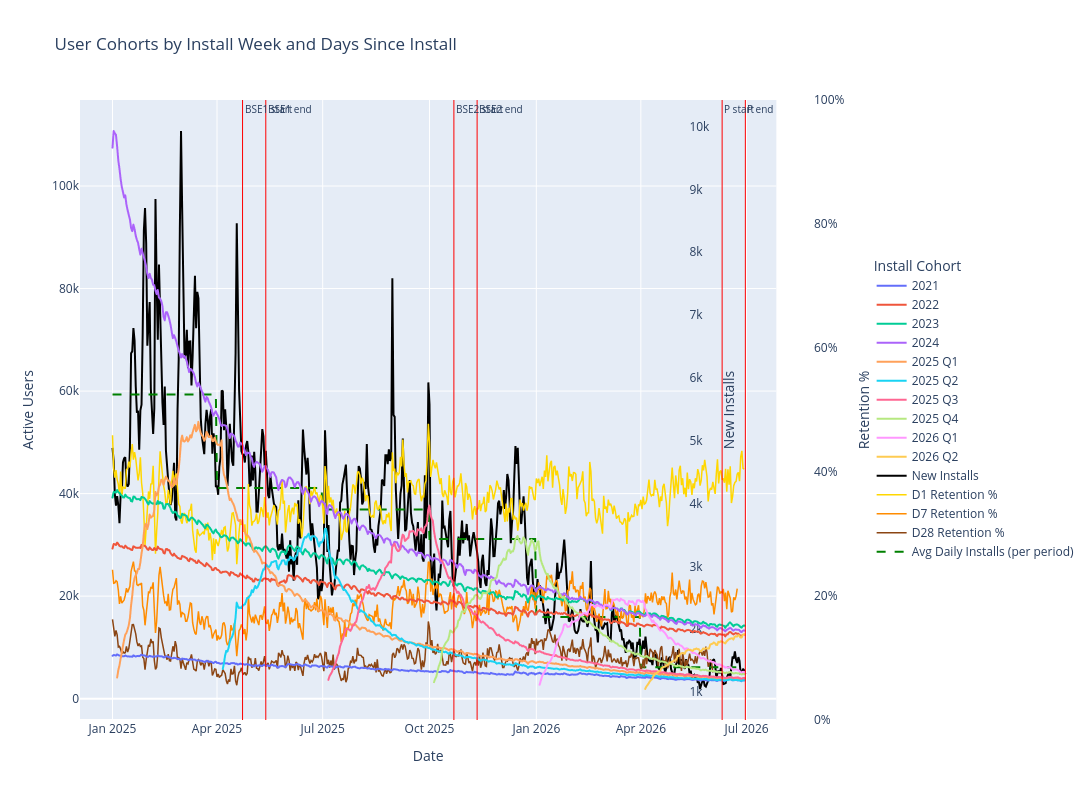

Notebook code for this chart:
### Markdown cell above
## 4. Timeline Charts

Full date-range view of DAU by install cohort, overlaid with:
- **New installs** (black, left-shifted right axis) and **avg daily installs per cohort period** (green dashed)
- **D1 / D7 / D28 retention %** (dotted, second right axis, 0–100%)
- Red reference lines marking the baseline and recent analysis windows

### Code cell
fig = px.line(
            cohort_data, 
            x='dt', 
            y='users', 
            color='install_dt_bin', 
            title='User Cohorts by Install Week and Days Since Install',
            labels={'dt': 'Date', 'users': 'Number of Users'},
            hover_data={'install_dt_bin': True, 'users': ':.0f'},)

fig.update_layout(xaxis_title='Date', 
                  yaxis_title='Number of Users', 
                  legend_title='Install Cohort',
                  height=800,
                  width=1500)

# --- New installs (right axis y2) ---
fig.add_trace(go.Scatter(
    x=new_installs_by_dt['dt'],
    y=new_installs_by_dt['new_installs'],
    mode='lines',
    name='New Installs',
    line=dict(color='black', width=2),
    yaxis='y2',
))

# --- Retention D1 / D7 / D28 (right axis y3) ---
retention_colors = {'D1': 'gold', 'D7': 'darkorange', 'D28': 'saddlebrown'}
for col, color in retention_colors.items():
    fig.add_trace(go.Scatter(
        x=retention_df['dt'],
        y=retention_df[col],
        mode='lines',
        name=f'{col} Retention %',
        line=dict(color=color, width=1.5, dash='solid'),
        yaxis='y3',
    ))

# --- Avg daily installs per install_dt_bin period (step line, y2) ---
new_installs_by_dt['install_dt_bin'] = new_installs_by_dt['dt'].apply(bin_install_dt)
avg_by_period = (
    new_installs_by_dt
    .groupby('install_dt_bin', observed=True)['new_installs']
    .mean()
    .rename('avg_new_installs')
)
avg_step = (
    new_installs_by_dt[['dt', 'install_dt_bin']]
    .merge(avg_by_period, on='install_dt_bin')
    .sort_values('dt')
)
fig.add_trace(go.Scatter(
    x=avg_step['dt'],
    y=avg_step['avg_new_installs'],
    mode='lines',
    name='Avg Daily Installs (per period)',
    line=dict(color='green', width=2, dash='dash'),
    yaxis='y2',
))

fig.update_layout(
    xaxis=dict(domain=[0, 0.95]),
    yaxis=dict(title='Active Users'),
    yaxis2=dict(
        title='New Installs',
        overlaying='y',
        side='right',
        anchor='free',
        position=0.83,
        showgrid=False,
    ),
    yaxis3=dict(
        title='Retention %',
        overlaying='y',
        side='right',
        anchor='free',
        position=1.0,
        range=[0, 100],
        showgrid=False,
        ticksuffix='%',
    ),
    legend=dict(
        orientation='v',
        yanchor='middle', y=0.5,
        xanchor='left', x=1.08,
    ),
    margin=dict(r=200),
)

ref_lines = [
    (b1_start.strftime('%Y-%m-%d'), 'BSE1 start'),
    (b1_end.strftime('%Y-%m-%d'),   'BSE1 end'),
    (b2_start.strftime('%Y-%m-%d'), 'BSE2 start'),
    (b2_end.strftime('%Y-%m-%d'),   'BSE2 end'),
    (recent_start.strftime('%Y-%m-%d'), 'P start'),
    (recent_end.strftime('%Y-%m-%d'),   'P end'),
]

for date_str, label in ref_lines:
    fig.add_vline(
        x=pd.Timestamp(date_str).timestamp() * 1000,
        line_width=1,
        line_color='red',
        annotation_text=label,
        annotation_position='top right',
        annotation_font_size=10,
    )

fig.show()

### Figure 1 — Plotly figure (JSON) as saved in the notebook; plotly's stock layout.template omitted (floating-point values rounded to 4 significant figures; data arrays with more than 128 entries replaced by an {"elided": "..."} marker saying what was removed)
{"data": [{"customdata": {"elided": "546x1 str values"}, "hovertemplate": "install_dt_bin=%{customdata[0]}<br>Date=%{x}<br>Number of Users=%{y:.0f}<extra></extra>", "legendgroup": "2021", "line": {"color": "#636efa", "dash": "solid"}, "marker": {"symbol": "circle"}, "mode": "lines", "name": "2021", "showlegend": true, "type": "scattergl", "x": {"elided": "546 str values"}, "xaxis": "x", "y": {"elided": "546 int values"}, "yaxis": "y"}, {"customdata": {"elided": "546x1 str values"}, "hovertemplate": "install_dt_bin=%{customdata[0]}<br>Date=%{x}<br>Number of Users=%{y:.0f}<extra></extra>", "legendgroup": "2022", "line": {"color": "#EF553B", "dash": "solid"}, "marker": {"symbol": "circle"}, "mode": "lines", "name": "2022", "showlegend": true, "type": "scattergl", "x": {"elided": "546 str values"}, "xaxis": "x", "y": {"elided": "546 int values"}, "yaxis": "y"}, {"customdata": {"elided": "546x1 str values"}, "hovertemplate": "install_dt_bin=%{customdata[0]}<br>Date=%{x}<br>Number of Users=%{y:.0f}<extra></extra>", "legendgroup": "2023", "line": {"color": "#00cc96", "dash": "solid"}, "marker": {"symbol": "circle"}, "mode": "lines", "name": "2023", "showlegend": true, "type": "scattergl", "x": {"elided": "546 str values"}, "xaxis": "x", "y": {"elided": "546 int values"}, "yaxis": "y"}, {"customdata": {"elided": "546x1 str values"}, "hovertemplate": "install_dt_bin=%{customdata[0]}<br>Date=%{x}<br>Number of Users=%{y:.0f}<extra></extra>", "legendgroup": "2024", "line": {"color": "#ab63fa", "dash": "solid"}, "marker": {"symbol": "circle"}, "mode": "lines", "name": "2024", "showlegend": true, "type": "scattergl", "x": {"elided": "546 str values"}, "xaxis": "x", "y": {"elided": "546 int values"}, "yaxis": "y"}, {"customdata": {"elided": "542x1 str values"}, "hovertemplate": "install_dt_bin=%{customdata[0]}<br>Date=%{x}<br>Number of Users=%{y:.0f}<extra></extra>", "legendgroup": "2025 Q1", "line": {"color": "#FFA15A", "dash": "solid"}, "marker": {"symbol": "circle"}, "mode": "lines", "name": "2025 Q1", "showlegend": true, "type": "scattergl", "x": {"elided": "542 str values"}, "xaxis": "x", "y": {"elided": "542 int values"}, "yaxis": "y"}, {"customdata": {"elided": "451x1 str values"}, "hovertemplate": "install_dt_bin=%{customdata[0]}<br>Date=%{x}<br>Number of Users=%{y:.0f}<extra></extra>", "legendgroup": "2025 Q2", "line": {"color": "#19d3f3", "dash": "solid"}, "marker": {"symbol": "circle"}, "mode": "lines", "name": "2025 Q2", "showlegend": true, "type": "scattergl", "x": {"elided": "451 str values"}, "xaxis": "x", "y": {"elided": "451 int values"}, "yaxis": "y"}, {"customdata": {"elided": "360x1 str values"}, "hovertemplate": "install_dt_bin=%{customdata[0]}<br>Date=%{x}<br>Number of Users=%{y:.0f}<extra></extra>", "legendgroup": "2025 Q3", "line": {"color": "#FF6692", "dash": "solid"}, "marker": {"symbol": "circle"}, "mode": "lines", "name": "2025 Q3", "showlegend": true, "type": "scattergl", "x": {"elided": "360 str values"}, "xaxis": "x", "y": {"elided": "360 int values"}, "yaxis": "y"}, {"customdata": {"elided": "269x1 str values"}, "hovertemplate": "install_dt_bin=%{customdata[0]}<br>Date=%{x}<br>Number of Users=%{y:.0f}<extra></extra>", "legendgroup": "2025 Q4", "line": {"color": "#B6E880", "dash": "solid"}, "marker": {"symbol": "circle"}, "mode": "lines", "name": "2025 Q4", "showlegend": true, "type": "scattergl", "x": {"elided": "269 str values"}, "xaxis": "x", "y": {"elided": "269 int values"}, "yaxis": "y"}, {"customdata": {"elided": "178x1 str values"}, "hovertemplate": "install_dt_bin=%{customdata[0]}<br>Date=%{x}<br>Number of Users=%{y:.0f}<extra></extra>", "legendgroup": "2026 Q1", "line": {"color": "#FF97FF", "dash": "solid"}, "marker": {"symbol": "circle"}, "mode": "lines", "name": "2026 Q1", "showlegend": true, "type": "scattergl", "x": {"elided": "178 str values"}, "xaxis": "x", "y": {"elided": "178 int values"}, "yaxis": "y"}, {"customdata": [["2026 Q2"], ["2026 Q2"], ["2026 Q2"], ["2026 Q2"], ["2026 Q2"], ["2026 Q2"], ["2026 Q2"], ["2026 Q2"], ["2026 Q2"], ["2026 Q2"], ["2026 Q2"], ["2026 Q2"], ["2026 Q2"], ["2026 Q2"], ["2026 Q2"], ["2026 Q2"], ["2026 Q2"], ["2026 Q2"], ["2026 Q2"], ["2026 Q2"], ["2026 Q2"], ["2026 Q2"], ["2026 Q2"], ["2026 Q2"], ["2026 Q2"], ["2026 Q2"], ["2026 Q2"], ["2026 Q2"], ["2026 Q2"], ["2026 Q2"], ["2026 Q2"], ["2026 Q2"], ["2026 Q2"], ["2026 Q2"], ["2026 Q2"], ["2026 Q2"], ["2026 Q2"], ["2026 Q2"], ["2026 Q2"], ["2026 Q2"], ["2026 Q2"], ["2026 Q2"], ["2026 Q2"], ["2026 Q2"], ["2026 Q2"], ["2026 Q2"], ["2026 Q2"], ["2026 Q2"], ["2026 Q2"], ["2026 Q2"], ["2026 Q2"], ["2026 Q2"], ["2026 Q2"], ["2026 Q2"], ["2026 Q2"], ["2026 Q2"], ["2026 Q2"], ["2026 Q2"], ["2026 Q2"], ["2026 Q2"], ["2026 Q2"], ["2026 Q2"], ["2026 Q2"], ["2026 Q2"], ["2026 Q2"], ["2026 Q2"], ["2026 Q2"], ["2026 Q2"], ["2026 Q2"], ["2026 Q2"], ["2026 Q2"], ["2026 Q2"], ["2026 Q2"], ["2026 Q2"], ["2026 Q2"], ["2026 Q2"], ["2026 Q2"], ["2026 Q2"], ["2026 Q2"], ["2026 Q2"], ["2026 Q2"], ["2026 Q2"], ["2026 Q2"], ["2026 Q2"], ["2026 Q2"], ["2026 Q2"], ["2026 Q2"]], "hovertemplate": "install_dt_bin=%{customdata[0]}<br>Date=%{x}<br>Number of Users=%{y:.0f}<extra></extra>", "legendgroup": "2026 Q2", "line": {"color": "#FECB52", "dash": "solid"}, "marker": {"symbol": "circle"}, "mode": "lines", "name": "2026 Q2", "showlegend": true, "type": "scattergl", "x": ["2026-04-05", "2026-04-06", "2026-04-07", "2026-04-08", "2026-04-09", "2026-04-10", "2026-04-11", "2026-04-12", "2026-04-13", "2026-04-14", "2026-04-15", "2026-04-16", "2026-04-17", "2026-04-18", "2026-04-19", "2026-04-20", "2026-04-21", "2026-04-22", "2026-04-23", "2026-04-24", "2026-04-25", "2026-04-26", "2026-04-27", "2026-04-28", "2026-04-29", "2026-04-30", "2026-05-01", "2026-05-02", "2026-05-03", "2026-05-04", "2026-05-05", "2026-05-06", "2026-05-07", "2026-05-08", "2026-05-09", "2026-05-10", "2026-05-11", "2026-05-12", "2026-05-13", "2026-05-14", "2026-05-15", "2026-05-16", "2026-05-17", "2026-05-18", "2026-05-19", "2026-05-20", "2026-05-21", "2026-05-22", "2026-05-23", "2026-05-24", "2026-05-25", "2026-05-26", "2026-05-27", "2026-05-28", "2026-05-29", "2026-05-30", "2026-05-31", "2026-06-01", "2026-06-02", "2026-06-03", "2026-06-04", "2026-06-05", "2026-06-06", "2026-06-07", "2026-06-08", "2026-06-09", "2026-06-10", "2026-06-11", "2026-06-12", "2026-06-13", "2026-06-14", "2026-06-15", "2026-06-16", "2026-06-17", "2026-06-18", "2026-06-19", "2026-06-20", "2026-06-21", "2026-06-22", "2026-06-23", "2026-06-24", "2026-06-25", "2026-06-26", "2026-06-27", "2026-06-28", "2026-06-29", "2026-06-30"], "xaxis": "x", "y": [1883, 2356, 2663, 3000, 3357, 3660, 3848, 4386, 4634, 4942, 5026, 5210, 5314, 5479, 5929, 6096, 6210, 6251, 6402, 6584, 6628, 7025, 7095, 7168, 7312, 7408, 7492, 7772, 8365, 8321, 8611, 8814, 8902, 8876, 8736, 9249, 9395, 9580, 9487, 9539, 9400, 9312, 9655, 9640, 9778, 9657, 9667, 9338, 9217, 9457, 9797, 9726, 9763, 9851, 9741, 9800, 10530, 10654, 10711, 10959, 10852, 10496, 10460, 11097, 10979, 11211, 11125, 11035, 10897, 10775, 11133, 11343, 11580, 11657, 11767, 11765, 11515, 12060, 12169, 12084, 12384, 12318, 11926, 11914, 12411, 12562, 12568], "yaxis": "y"}, {"line": {"color": "black", "width": 2}, "mode": "lines", "name": "New Installs", "type": "scatter", "x": {"elided": "546 str values"}, "y": {"elided": "546 int values"}, "yaxis": "y2"}, {"line": {"color": "gold", "dash": "solid", "width": 1.5}, "mode": "lines", "name": "D1 Retention %", "type": "scatter", "x": {"elided": "574 str values"}, "y": {"elided": "574 float values"}, "yaxis": "y3"}, {"line": {"color": "darkorange", "dash": "solid", "width": 1.5}, "mode": "lines", "name": "D7 Retention %", "type": "scatter", "x": {"elided": "574 str values"}, "y": {"elided": "574 float values"}, "yaxis": "y3"}, {"line": {"color": "saddlebrown", "dash": "solid", "width": 1.5}, "mode": "lines", "name": "D28 Retention %", "type": "scatter", "x": {"elided": "574 str values"}, "y": {"elided": "574 float values"}, "yaxis": "y3"}, {"line": {"color": "green", "dash": "dash", "width": 2}, "mode": "lines", "name": "Avg Daily Installs (per period)", "type": "scatter", "x": {"elided": "546 str values"}, "y": {"elided": "546 float values"}, "yaxis": "y2"}], "layout": {"annotations": [{"font": {"size": 10}, "showarrow": false, "text": "BSE1 start", "x": 1745366400000, "xanchor": "left", "xref": "x", "y": 1, "yanchor": "top", "yref": "y domain"}, {"font": {"size": 10}, "showarrow": false, "text": "BSE1 end", "x": 1747094400000, "xanchor": "left", "xref": "x", "y": 1, "yanchor": "top", "yref": "y domain"}, {"font": {"size": 10}, "showarrow": false, "text": "BSE2 start", "x": 1761091200000, "xanchor": "left", "xref": "x", "y": 1, "yanchor": "top", "yref": "y domain"}, {"font": {"size": 10}, "showarrow": false, "text": "BSE2 end", "x": 1762819200000, "xanchor": "left", "xref": "x", "y": 1, "yanchor": "top", "yref": "y domain"}, {"font": {"size": 10}, "showarrow": false, "text": "P start", "x": 1781049600000, "xanchor": "left", "xref": "x", "y": 1, "yanchor": "top", "yref": "y domain"}, {"font": {"size": 10}, "showarrow": false, "text": "P end", "x": 1782777600000, "xanchor": "left", "xref": "x", "y": 1, "yanchor": "top", "yref": "y domain"}], "height": 800, "legend": {"orientation": "v", "title": {"text": "Install Cohort"}, "tracegroupgap": 0, "x": 1.08, "xanchor": "left", "y": 0.5, "yanchor": "middle"}, "margin": {"r": 200}, "shapes": [{"line": {"color": "red", "width": 1}, "type": "line", "x0": 1745366400000, "x1": 1745366400000, "xref": "x", "y0": 0, "y1": 1, "yref": "y domain"}, {"line": {"color": "red", "width": 1}, "type": "line", "x0": 1747094400000, "x1": 1747094400000, "xref": "x", "y0": 0, "y1": 1, "yref": "y domain"}, {"line": {"color": "red", "width": 1}, "type": "line", "x0": 1761091200000, "x1": 1761091200000, "xref": "x", "y0": 0, "y1": 1, "yref": "y domain"}, {"line": {"color": "red", "width": 1}, "type": "line", "x0": 1762819200000, "x1": 1762819200000, "xref": "x", "y0": 0, "y1": 1, "yref": "y domain"}, {"line": {"color": "red", "width": 1}, "type": "line", "x0": 1781049600000, "x1": 1781049600000, "xref": "x", "y0": 0, "y1": 1, "yref": "y domain"}, {"line": {"color": "red", "width": 1}, "type": "line", "x0": 1782777600000, "x1": 1782777600000, "xref": "x", "y0": 0, "y1": 1, "yref": "y domain"}], "title": {"text": "User Cohorts by Install Week and Days Since Install"}, "width": 1500, "xaxis": {"anchor": "y", "domain": [0, 0.95], "title": {"text": "Date"}}, "yaxis": {"anchor": "x", "domain": [0, 1], "title": {"text": "Active Users"}}, "yaxis2": {"anchor": "free", "overlaying": "y", "position": 0.83, "showgrid": false, "side": "right", "title": {"text": "New Installs"}}, "yaxis3": {"anchor": "free", "overlaying": "y", "position": 1, "range": [0, 100], "showgrid": false, "side": "right", "ticksuffix": "%", "title": {"text": "Retention %"}}}}
